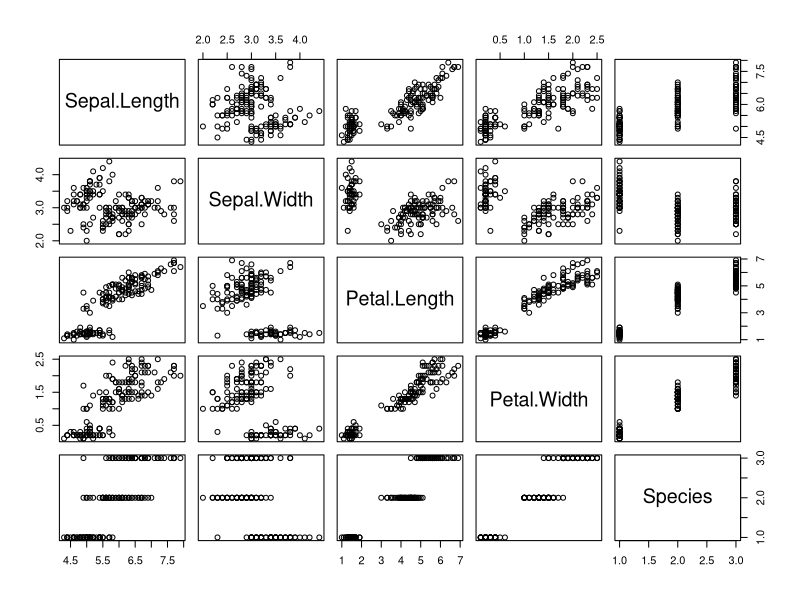
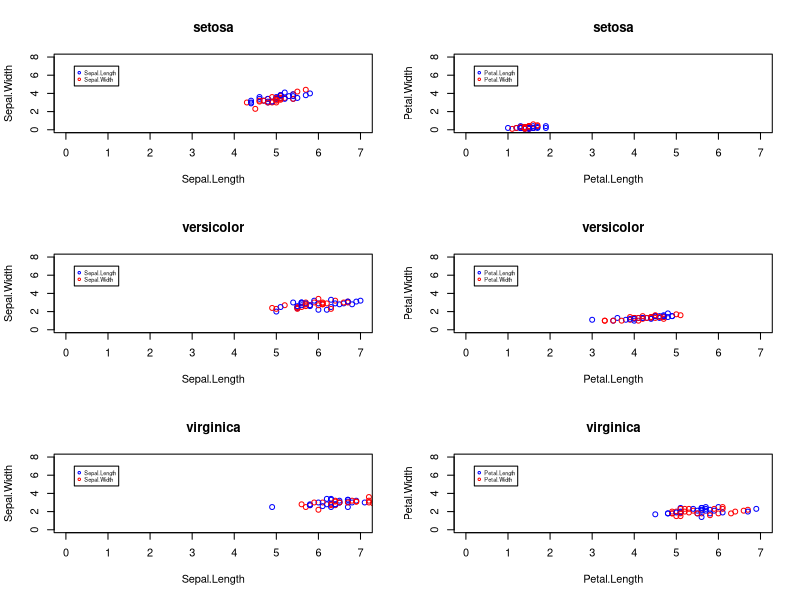
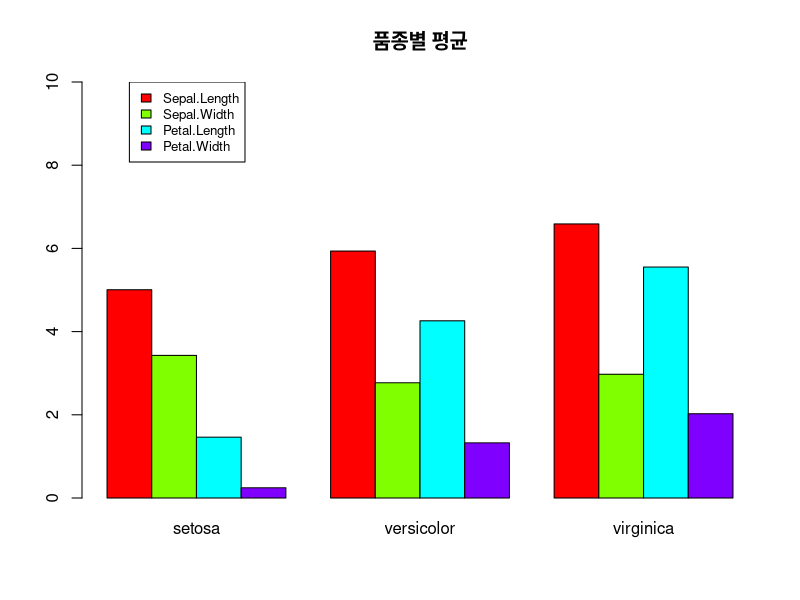
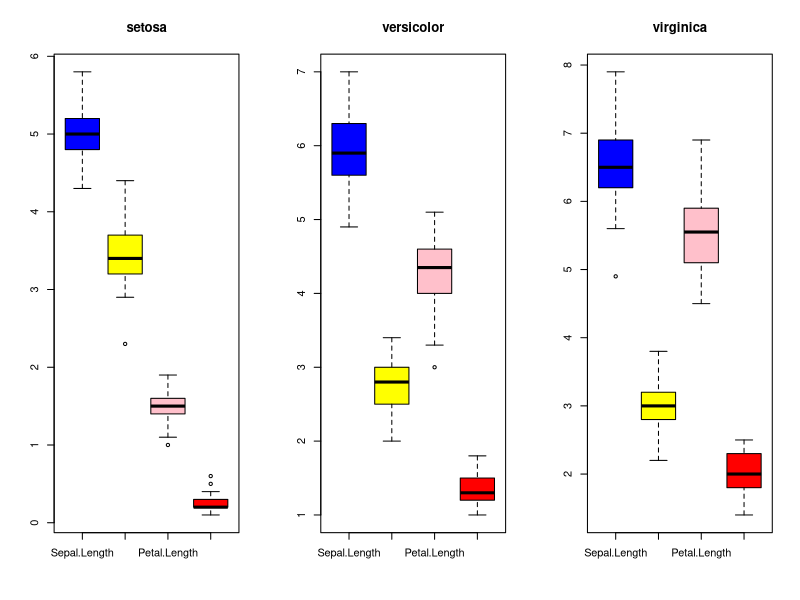

R code for these plots, in order:
iris
View(iris)

library(dplyr)
dev.off()
# 1번 산점도 그리기기
iris
plot(iris)

setosa1 <- iris %>%
  filter(Species== 'setosa') %>%
  select(Sepal.Length, Sepal.Width)
setosa1

setosa2 <- iris %>%
  filter(Species== 'setosa') %>%
  select(Petal.Length, Petal.Width)
setosa2

versicolor1 <- iris %>%
  filter(Species== 'versicolor') %>%
  select(Sepal.Length, Sepal.Width)
versicolor1

versicolor2 <- iris %>%
  filter(Species== 'versicolor') %>%
  select(Petal.Length, Petal.Width)
versicolor2

virginica1 <- iris %>%
  filter(Species== 'virginica') %>%
  select(Sepal.Length, Sepal.Width)
virginica1

virginica2 <- iris %>%
  filter(Species== 'virginica') %>%
  select(Petal.Length, Petal.Width)
virginica2

dev.off()
par(mfrow=c(3,2))
plot(setosa1, main='setosa', col=c('blue','red'), xlim=c(0,7), ylim=c(0,8))
legend(0.2, 7, c('Sepal.Length', 'Sepal.Width'), cex = 0.5, col =c('blue','red'),pch=1)

plot(setosa2, main='setosa', col=c('blue','red'), xlim=c(0,7), ylim=c(0,8))
legend(0.2, 7, c('Petal.Length', 'Petal.Width'), cex = 0.5, col =c('blue','red') , pch=1)

plot(versicolor1, main='versicolor', col=c('blue','red'), xlim=c(0,7), ylim=c(0,8))
legend(0.2, 7, c('Sepal.Length', 'Sepal.Width'), cex = 0.5, col =c('blue','red') , pch=1)

plot(versicolor2, main='versicolor', col=c('blue','red'), xlim=c(0,7), ylim=c(0,8))
legend(0.2, 7, c('Petal.Length', 'Petal.Width'), cex = 0.5, col =c('blue','red') , pch=1)

plot(virginica1, main='virginica', col=c('blue','red'), xlim=c(0,7), ylim=c(0,8))
legend(0.2, 7, c('Sepal.Length', 'Sepal.Width'), cex = 0.5, col =c('blue','red') , pch=1)

plot(virginica2, main='virginica', col=c('blue','red'), xlim=c(0,7), ylim=c(0,8))
legend(0.2, 7, c('Petal.Length', 'Petal.Width'), cex = 0.5, col =c('blue','red') , pch=1)


# 2번품종별 평균치 비교하기
iris

a <- iris %>%
  group_by(Species) %>%
  summarise_each(funs(mean), Sepal.Length, Sepal.Width, Petal.Length, Petal.Width)
a
a1 <- a[,2:5]
a1 <- t(a1)
a1

par(mfrow=c(1,1))
barplot(as.matrix(a1), main= "품종별 평균", beside=T, col=rainbow(nrow(a1)), ylim=c(0,10),
        names.arg=c('setosa', 'versicolor', 'virginica'))
legend(1.5,10, c('Sepal.Length', 'Sepal.Width', 'Petal.Length', 'Petal.Width'), cex=0.8, fill=rainbow(nrow(a1)))

dev.off()

# 3번 Boxplot 12개 그리기.
iris
setosa <- filter(iris, Species=='setosa')
setosa <- select(setosa,-Species)
setosa

versicolor <- iris %>%
  filter(Species=='versicolor') %>%
  select(-Species)
versicolor

virginica <- iris %>%
  filter(Species=='virginica') %>%
  select(-Species)
virginica

par(mfrow=c(1,3))
boxplot(setosa, main='setosa', col=c('blue', 'yellow', 'pink', 'red'), names=c('Sepal.Length', 'Sepal.Width', 'Petal.Length', 'Petal.Width'))
boxplot(versicolor, main='versicolor', col=c('blue', 'yellow', 'pink', 'red'), names=c('Sepal.Length', 'Sepal.Width', 'Petal.Length', 'Petal.Width'))
boxplot(virginica, main='virginica', col=c('blue', 'yellow', 'pink', 'red'), names=c('Sepal.Length', 'Sepal.Width', 'Petal.Length', 'Petal.Width'))

dev.off()

